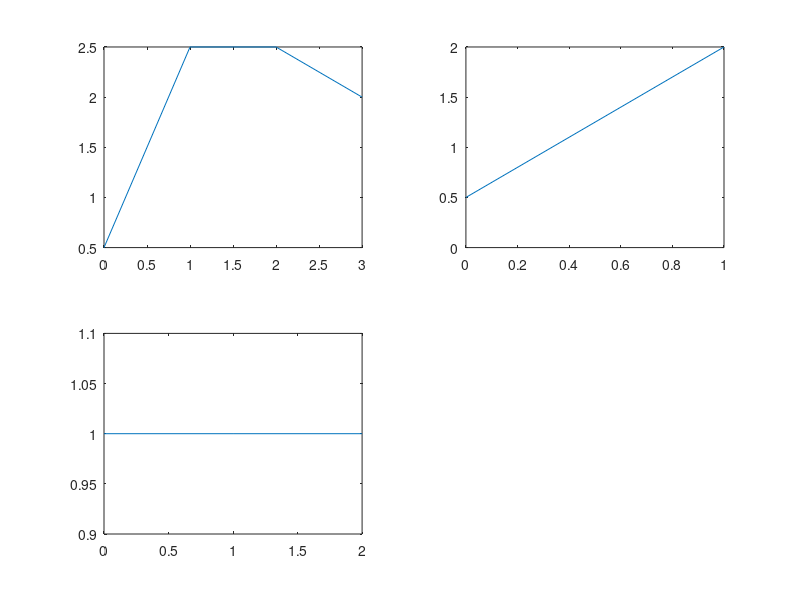

Write MATLAB code to recreate this figure.
h = [1 1 1];
x = [0.5 2];
w = conv(h,x);

subplot(2,2,1);
plot((0:length(w)-1),w);

subplot(2,2,2);
plot((0:length(x)-1),x);

subplot(2,2,3);
plot((0:length(h)-1),h);